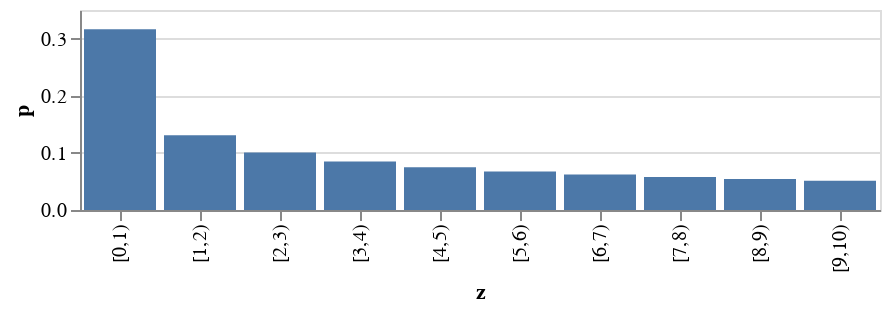

Notebook cell for this chart:
### Markdown cell above
So here's an idea: let's bin $z$ into 10 non-overlapping buckets, like $[0,1)$, $[1,2)$ ... $[9,10]$ and calculate the probability within each of those buckets. This is just like what we did in the discrete case. We're sorting all of the nuggets in the silo into different piles depending which set of values they are destined to become, and then measuring the volume of each pile. Here's what we get when we do that for the example random variable $\bf z$ defined in the code above:

### Code cell
from math import sqrt

def Pz(a,b):
    return sqrt(b/10) - sqrt(a/10)

zs = range(10)
ps = [Pz(z,z+1) for z in zs]
zs_labels = [f'[{z},{z+1})' for z in zs]

distribution = pd.DataFrame({'z':zs_labels, 'p':ps})
alt.Chart(distribution, height=100, width=400).mark_bar().encode(x='z:O', y='p')

### Figure 1 — Vega-Lite specification as saved in the notebook (floating-point values rounded to 4 significant figures)
{"$schema": "https://vega.github.io/schema/vega-lite/v3.4.0.json", "config": {"mark": {"tooltip": null}, "view": {"height": 300, "width": 400}}, "data": {"name": "data-238a944884c03662f4513bfe54e08e54"}, "datasets": {"data-238a944884c03662f4513bfe54e08e54": [{"p": 0.3162, "z": "[0,1)"}, {"p": 0.131, "z": "[1,2)"}, {"p": 0.1005, "z": "[2,3)"}, {"p": 0.08473, "z": "[3,4)"}, {"p": 0.07465, "z": "[4,5)"}, {"p": 0.06749, "z": "[5,6)"}, {"p": 0.06206, "z": "[6,7)"}, {"p": 0.05777, "z": "[7,8)"}, {"p": 0.05426, "z": "[8,9)"}, {"p": 0.05132, "z": "[9,10)"}]}, "encoding": {"x": {"field": "z", "type": "ordinal"}, "y": {"field": "p", "type": "quantitative"}}, "height": 100, "mark": "bar", "width": 400}
